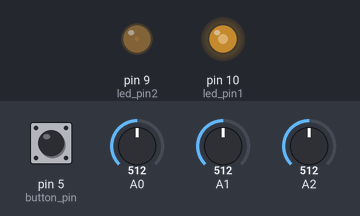
Bench run of a sketch on a simulated Arduino Uno, built with avr-gcc and run on an emulated ATmega328P. Parts: output pins drawn as LEDs (lit = HIGH). Dashed ring = blinking. Inputs (shaded band) come from the test bench; at power-on: A2 = 512, A0 = 512, A1 = 512, pin 5 (button_pin) HIGH.

Above: at 1.2 s.
1.3 s: A2 set to 716
At 2.31 s:
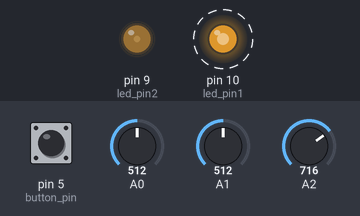
4.3 s: A0 set to 0
At 4.76 s:
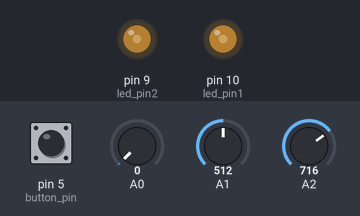
7.3 s: A0 set to 20
At 8.08 s:
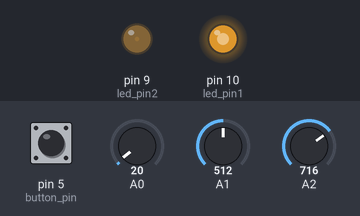
10.3 s: A1 set to 245
13.3 s: A2 set to 900
16.3 s: A1 set to 265
At 16.66 s:
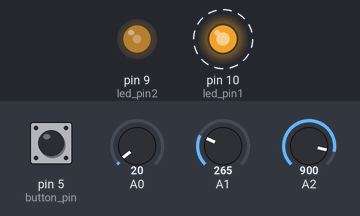
Timing chart, 0 to 33.6 s (numbered marks = the images above; inputs shaded):
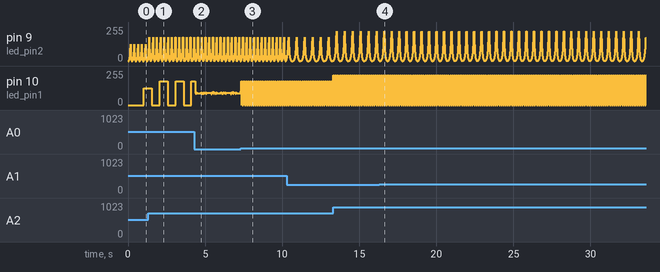

Measured:
- by itself, pin 10 (led_pin1): alternates 224/255 for 0.02 s and 0/255 for 0.02 s

The sketch:

Class_2_-_Prompt_3.ino
```cpp
/*
  The first two pots control the individual blink rates
  The third pot controls both their brightness levels

*/

float led1_output = 1; //floats can store decimal numbers
float led2_output = 1;
long current_time;
long prev_time;
long prev_time2;
long prev_print_time;
int button_read;
int prev_button_read;
int latch1 = 0;
int lfo_latch;
int pot1;
int pot2;
int pot3;
float max_bright;
float expo_control;

int button_pin = 5;
int led_pin1 = 10;
int led_pin2 = 9;

void setup() {
  //same setup as before
  pinMode(button_pin, INPUT_PULLUP);
  pinMode(led_pin2, OUTPUT);
  pinMode(led_pin1, OUTPUT);
}

void loop() {
  current_time = millis();

  if (current_time - prev_print_time > 10) {
    prev_print_time = current_time;
    pot1 = analogRead(A0); //0-1023 input range
    pot2 = analogRead(A1);
    pot3 = analogRead(A2);
    //we want max_bright to go from 0-1.0. This will give us a flexible value to work with
    max_bright = (pot3 / 1023.0); //dividing by 1023 makes it 0-1.0

    Serial.println(max_bright);
  }

  prev_button_read = button_read;
  button_read = digitalRead(button_pin);

  if (prev_button_read == 1 && button_read == 0) {
    //Serial.println("Howdy!");
    if (latch1 == 0) {
      latch1 = 1;
    }
    else {
      latch1 = 0;
    }
  }

  if (latch1 == 0) {

    //same as before but now it's prev_time2,led2_output, and pin 10
    if (current_time - prev_time2 > 10) {
      prev_time2 = current_time;

      //exponetial growth
      expo_control = (pot2 / 1023.0); //1023 is the max so div by that to get 0-1.0

      if (lfo_latch == 1) {
        led2_output *= 1.0 + expo_control; //rising
      }

      if (lfo_latch == 0) {
        led2_output *= 1.0 - expo_control; //falling
      }

      if (led2_output > 255) {
        led2_output = 255;
        lfo_latch = 0;
      }
      if (led2_output < 1) {
        led2_output = 1;
        lfo_latch = 1;
      }

      //led2 output goes from 0-255 so multiplying by 0-1.0 will attenuate it
      analogWrite(led_pin2, led2_output * max_bright);

    } //end of led2 timing if

    if (current_time - prev_time > pot1) {
      prev_time = current_time;

      if (led1_output == 0) {
        led1_output = 1;
      }
      else {
        led1_output = 0;
      }

      //led1_output is jsut 0 or 1. We multiply by 255 to get it to be 0 or 255
      // then we multiply by 0-1.0 to attenuate it
      analogWrite(led_pin1, led1_output * 255 * max_bright);

    } //end of led1 timing if

  } //end of latch if

  else {
    //turn both LEDs off
    // stick to using either analog or digial wite for each LED. Don't mix the functions
    analogWrite(led_pin1, 0);
    analogWrite(led_pin2, 0);
  }

} //end of loop
```
